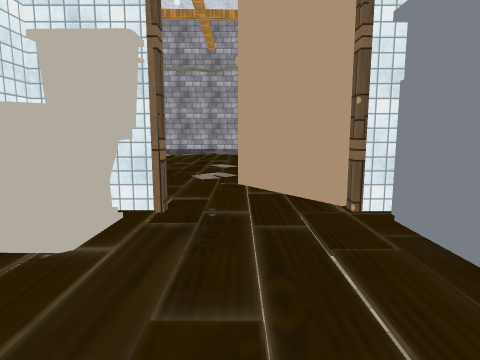
View 1 (above)

16 first-person views from a walk through a 3-D level made in the Unity game engine. The camera is 1.4 m above the floor, tilts 8° down and sees 75° across. The floor is counted in squares, 1 m on a side. Each view is taken from the middle of a square. On the plan, view 1 faces up. The plan holds only what a view shows up to about 14 squares ahead; the rest is blank. The place goes on beyond the plan. The player is left out. Some animated figures are not drawn. Some surface patterns are stand-ins.

View 2
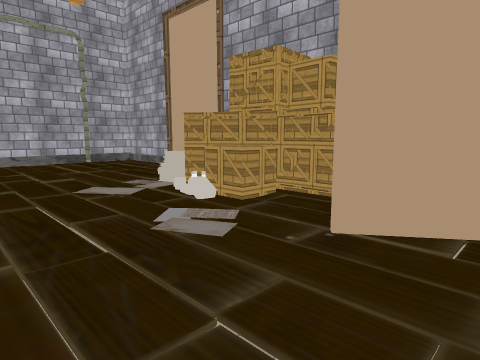

View 3
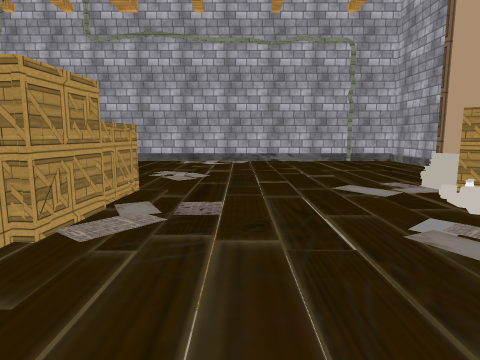

View 4
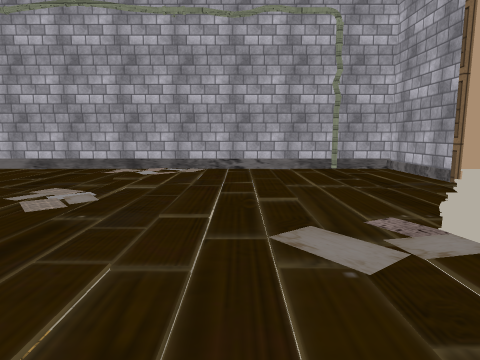

View 5
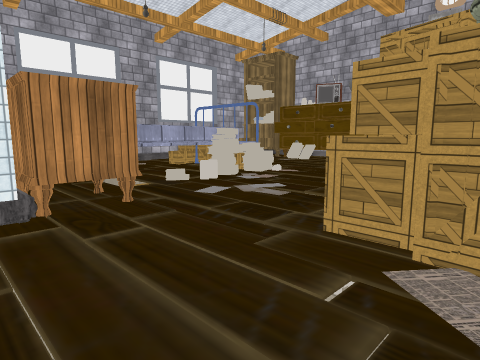

View 6
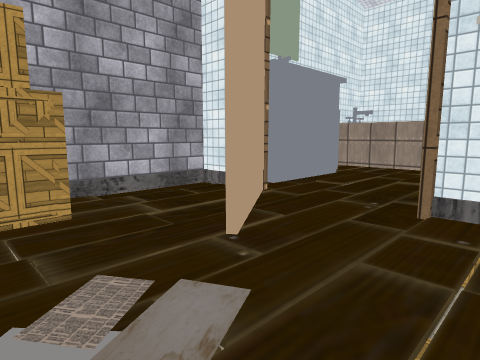

View 7
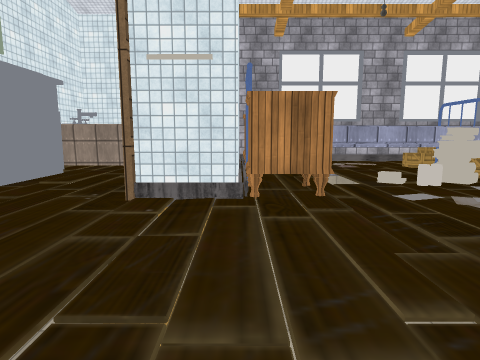

View 8
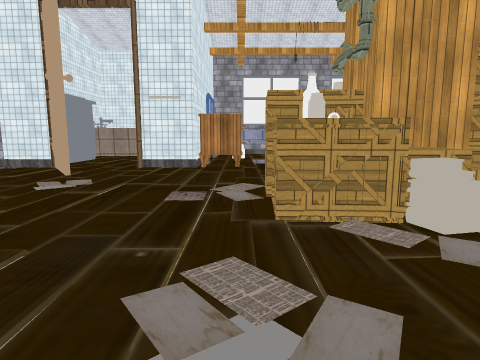

View 9
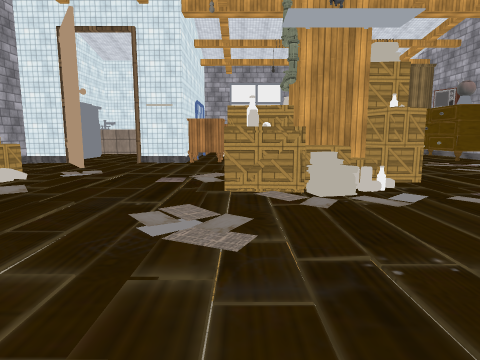

View 10
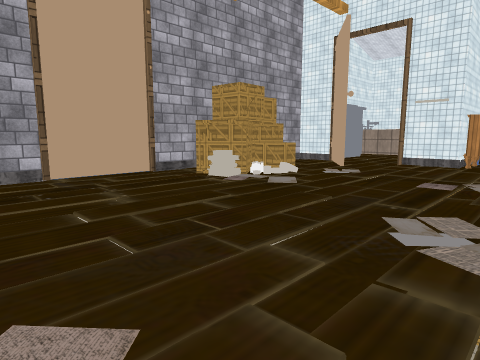

View 11
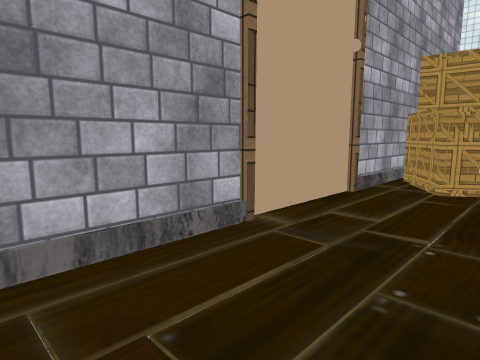

View 12
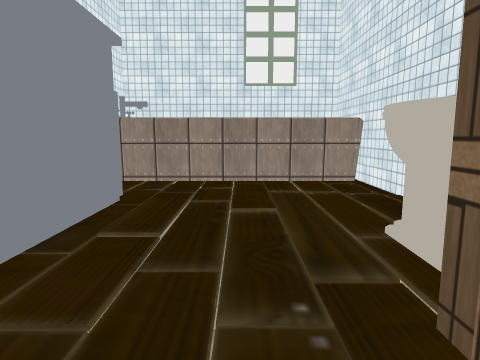

View 13
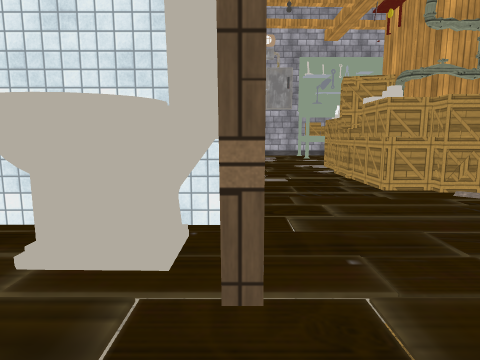

View 14
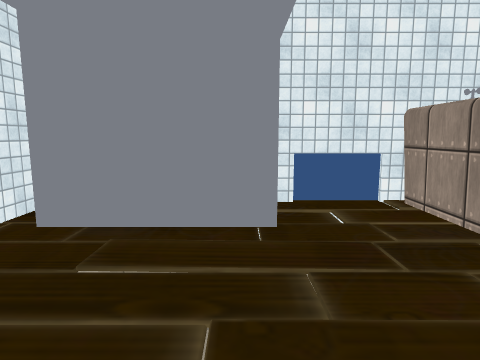

View 15
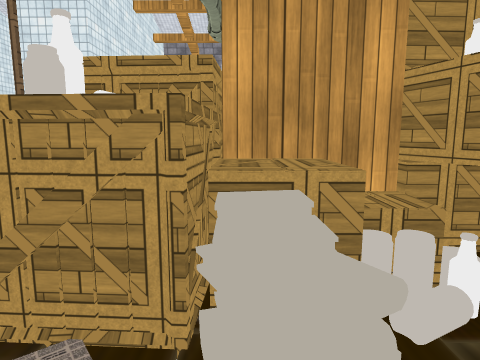

View 16
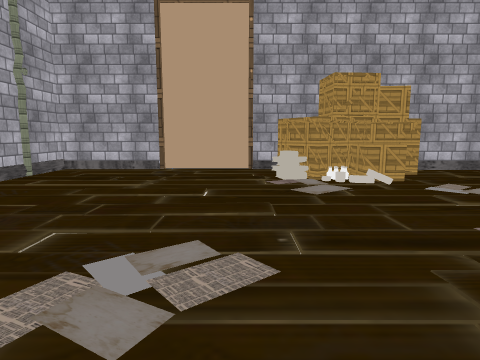

### Floor plan
Key: @ floor where view 1 was taken; # wall or solid block; . main floor; : floor 0.25 m higher than the main floor; = window, fence, low wall or low ledge; ^ raised ledge; v drop or lower ground; T toilet; B books; A box; N nightstand; E bed; O other object.
Columns run from 12 left of view 1 to 5 right of it. Each row starts with its distance up from view 1.
 25 ##################
 24  ................#
 23  ................#
 22  ................#
 21   ...............#
 20   ...............O
 19   ...............O
 18  ................O
 17  ................O
 16  ..B.........BB..#
 15  .vAAA.......BBA.#
 14 A:.AAA........AAA#
 13 AA##AA.......AAAA#
 12 A  #AA.......AAAA#
 11 AAA#AA.........AA#
 10 A AAAA...........#
  9  .A.........O....#
  8  ............O...#
  7  ............OO..#
  6  .....NN###...####
  5  .....  #TT....O
  4 OBB=##  #TT...OO
  3 O^^^^#  #T.....OO
  2 O       E......OO
  1  ^      E........#
  0 ^^      E...@....#
 -1         ##########
 -2         #

Where each view was taken, in squares from view 1:
view 1: 0 up, 0 right, facing up
view 2: 7 up, 4 left, facing up-right
view 3: 7 up, 4 left, facing up
view 4: 11 up, 2 left, facing up
view 5: 12 up, 3 left, facing down-left
view 6: 12 up, 3 left, facing down-right
view 7: 13 up, 4 left, facing down
view 8: 20 up, 6 left, facing down
view 9: 23 up, 7 left, facing down
view 10: 23 up, 7 left, facing down-right
view 11: 24 up, 1 right, facing down-right
view 12: 8 up, 0 right, facing down
view 13: 6 up, 1 right, facing left
view 14: 2 up, 2 left, facing right
view 15: 17 up, 9 left, facing down
view 16: 17 up, 9 left, facing right
